Frame 1 (no input): blank canvas, image omitted
Frame 60 (no input): blank canvas, image omitted
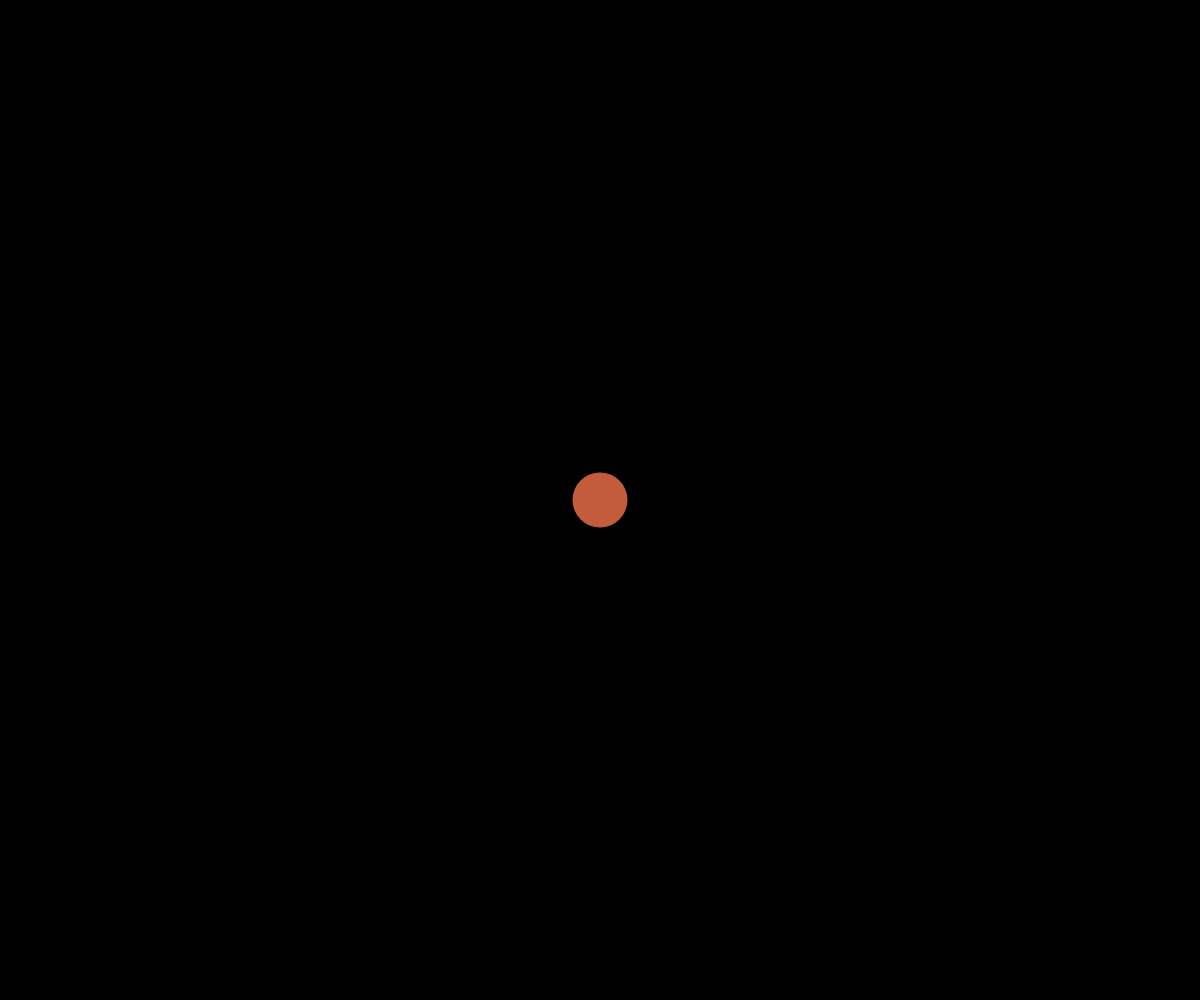
Frame 120 (the mouse pressed at the canvas centre since frame 60)

The p5.js sketch whose frames 1 and 60 were blank and that drew this single picture after the mouse press (run headless with seeded random() and noise() and a simulated clock; from frame 60 on, the mouse is pressed at the canvas centre):

// p5.js sketch
// ── sketch.js
let bubbles = [];

function setup() {
  createCanvas(windowWidth, windowHeight);
}

function mousePressed() {
  b = new Bubble(mouseX, mouseY, 25);
  bubbles.push(b);
}

function draw() {
  background(0);

  for(let i=0; i < bubbles.length; i++) {
    bubbles[i].update();
    bubbles[i].show();
    if (bubbles[i].lifespan < 0) {
      bubbles.splice(i, 1);
    }
  }
}

// class definition etc.
class Bubble {
  constructor(x, y, r) {
    this.x = x;
    this.y = y;
    this.r = r;
    this.lifespan = 255;
  }

  update() {
    // this.x = this.x + random(-2, 2);
    // this.y = this.y + random(-2, 2);
    this.lifespan = this.lifespan - 1;
    this.r = this.r + 0.5;
  }

  show() {
    // stroke(255);
    // strokeWeight(2);
    noStroke();
    fill(255, 120, 80, this.lifespan);
    ellipse(this.x, this.y, this.r, this.r);
  }
}
